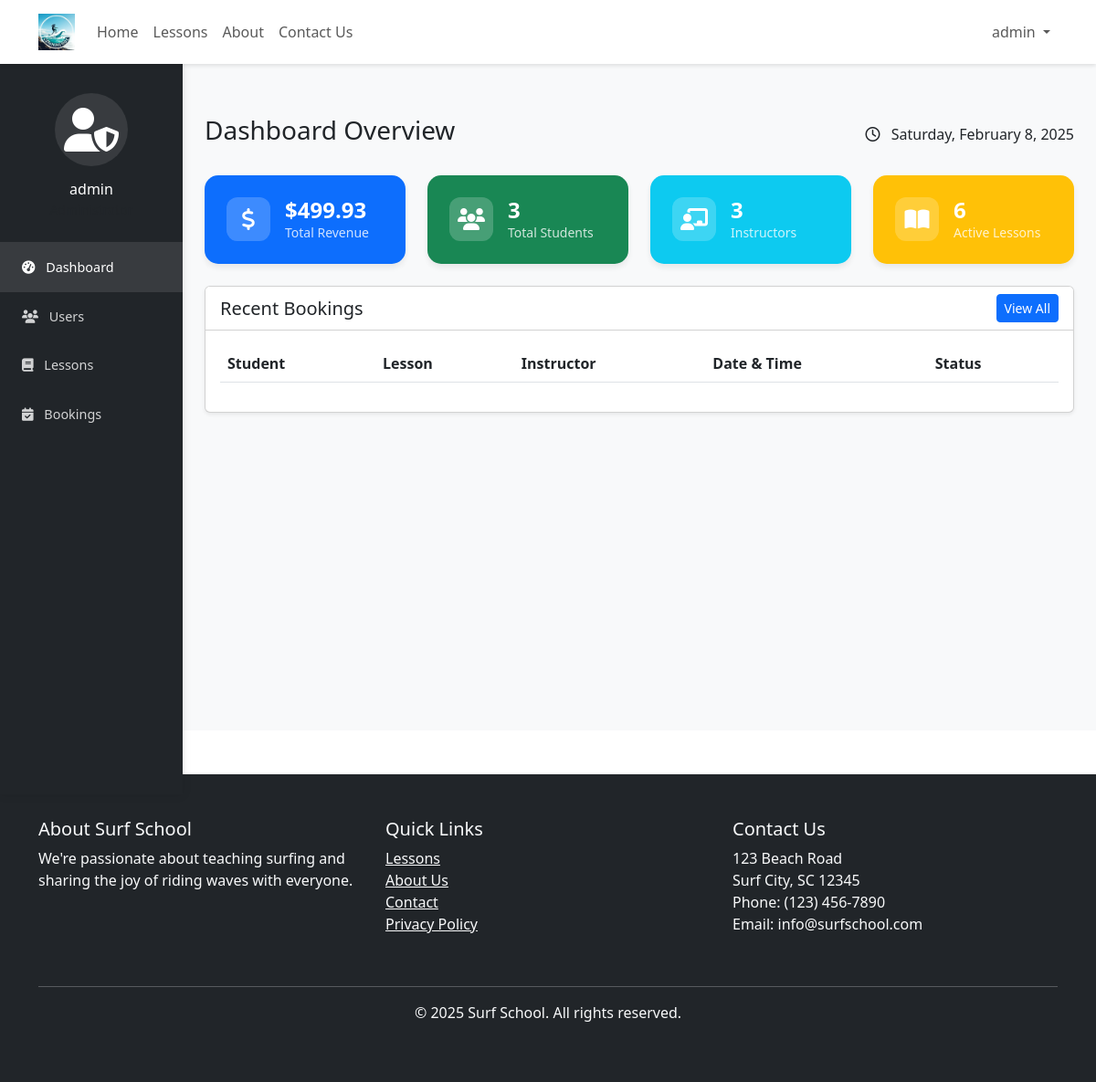
/admin/dashboard.php (signed in), run on an earlier commit of the app's database.
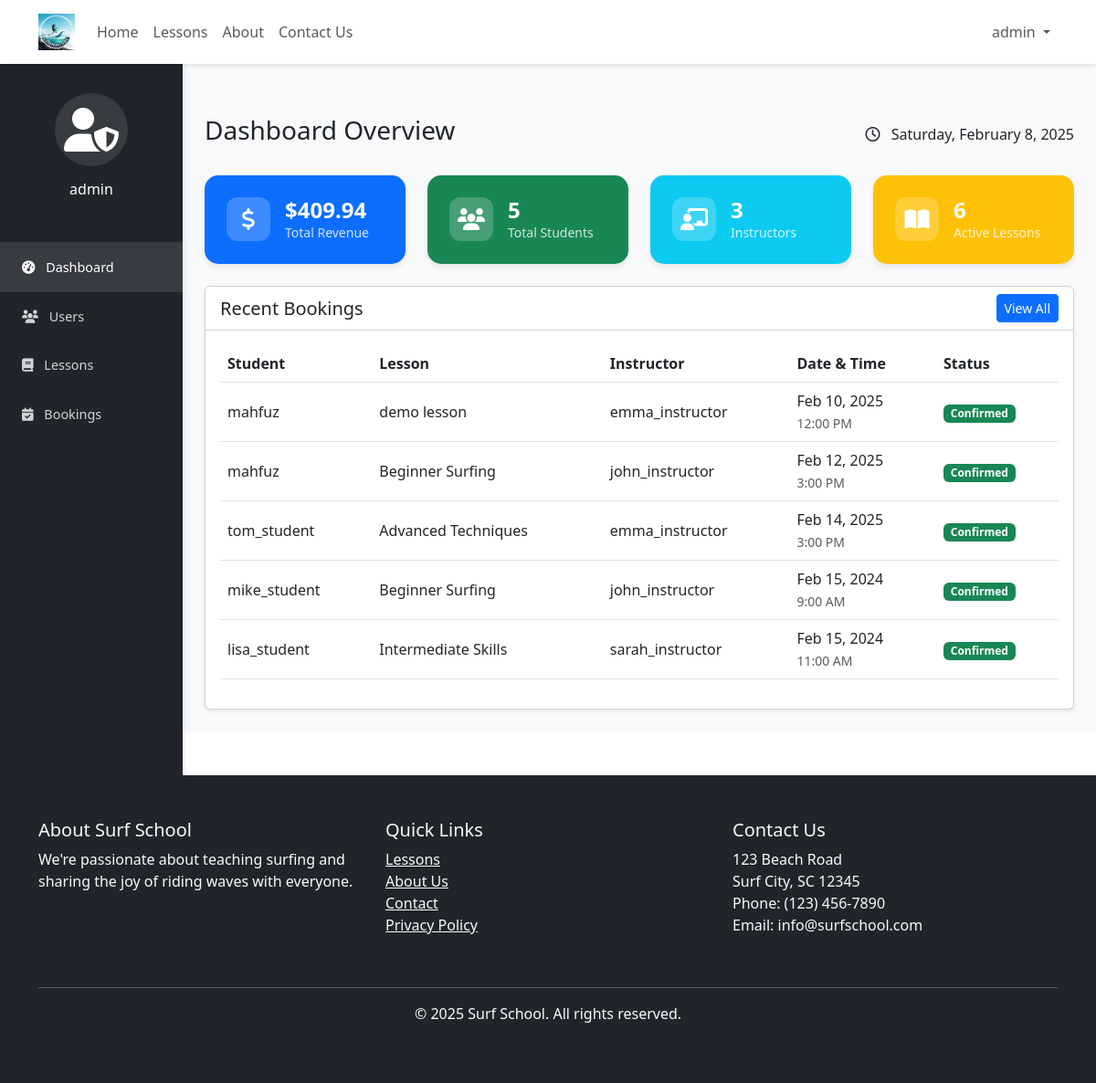
And on a later commit of the database.
### tables this page shows
CREATE TABLE IF NOT EXISTS `bookings` (
  `id` int NOT NULL AUTO_INCREMENT,
  `user_id` int NOT NULL,
  `lesson_id` int NOT NULL,
  `booking_date` date NOT NULL,
  `booking_time` time NOT NULL,
  `created_at` timestamp NULL DEFAULT CURRENT_TIMESTAMP,
  `status` enum('pending','confirmed','cancelled') DEFAULT 'confirmed',
  PRIMARY KEY (`id`),
  KEY `user_id` (`user_id`),
  KEY `lesson_id` (`lesson_id`),
  KEY `booking_date_index` (`booking_date`),
  CONSTRAINT `bookings_ibfk_1` FOREIGN KEY (`user_id`) REFERENCES `users` (`id`) ON DELETE RESTRICT,
  CONSTRAINT `bookings_ibfk_2` FOREIGN KEY (`lesson_id`) REFERENCES `lessons` (`id`) ON DELETE RESTRICT
);

CREATE TABLE IF NOT EXISTS `users` (
  `id` int NOT NULL AUTO_INCREMENT,
  `username` varchar(50) NOT NULL,
  `password` varchar(255) NOT NULL,
  `email` varchar(100) NOT NULL,
  `user_type` enum('admin','instructor','student') NOT NULL,
  `profile_image` varchar(255) DEFAULT NULL,
  `profile_description` text,
  `created_at` timestamp NULL DEFAULT CURRENT_TIMESTAMP,
  PRIMARY KEY (`id`),
  UNIQUE KEY `username` (`username`),
  KEY `email_index` (`email`)
);

CREATE TABLE IF NOT EXISTS `lessons` (
  `id` int NOT NULL AUTO_INCREMENT,
  `title` varchar(255) NOT NULL,
  `description` text NOT NULL,
  `price` decimal(10,2) NOT NULL,
  `instructor_id` int NOT NULL,
  `level` varchar(50) NOT NULL DEFAULT 'Beginner',
  `duration` int NOT NULL DEFAULT '60',
  `max_students` int NOT NULL DEFAULT '5',
  `lesson_image` varchar(255) DEFAULT NULL,
  `is_active` tinyint(1) DEFAULT '1',
  `created_at` timestamp NULL DEFAULT CURRENT_TIMESTAMP,
  PRIMARY KEY (`id`),
  KEY `instructor_id` (`instructor_id`),
  CONSTRAINT `lessons_ibfk_1` FOREIGN KEY (`instructor_id`) REFERENCES `users` (`id`) ON DELETE RESTRICT
);

### admin/dashboard.php (the view, shortened to what the changed rows need)
<?php
require_once '../config/database.php';
$stmt = $pdo->query("
    SELECT user_type, COUNT(*) as count
    FROM users
    GROUP BY user_type
");
$user_stats = $stmt->fetchAll(PDO::FETCH_KEY_PAIR);
$stmt = $pdo->query("
    SELECT b.*, u.username, l.title as lesson_title, i.username as instructor_name
    FROM bookings b
    JOIN users u ON b.user_id = u.id
    JOIN lessons l ON b.lesson_id = l.id
    JOIN users i ON l.instructor_id = i.id
    ORDER BY b.created_at DESC
    LIMIT 5
");
$recent_bookings = $stmt->fetchAll();
$stmt = $pdo->query("
    SELECT
        SUM(l.price) as total_revenue,
        COUNT(DISTINCT b.id) as total_bookings,
        COUNT(DISTINCT b.user_id) as unique_students
    FROM bookings b
    JOIN lessons l ON b.lesson_id = l.id
");
$stats = $stmt->fetch();
include '../includes/header.php';
?>
<div class="admin-dashboard">
    <div class="container-fluid">
        <div class="row">
            <div class="col-lg-10 main-content">
                <div class="container-fluid py-4">
                    <div class="d-flex justify-content-between align-items-center mb-4">
                        <h1 class="h3">Dashboard Overview</h1>
                    </div>
                    <div class="row g-4 mb-4">
                        <div class="col-md-3">
                            <div class="stat-card bg-primary">
                                <div class="stat-card-inner">
                                    <div class="stat-details">
                                        <h3>$<?php echo number_format($stats['total_revenue'] ?? 0, 2); ?></h3>
                                        <p>Total Revenue</p>
                                    </div>
                                </div>
                            </div>
                        </div>
                        <div class="col-md-3">
                            <div class="stat-card bg-success">
                                <div class="stat-card-inner">
                                    <div class="stat-details">
                                        <h3><?php echo $user_stats['student'] ?? 0; ?></h3>
                                        <p>Total Students</p>
                                    </div>
                                </div>
                            </div>
                        </div>
                    </div>
                    <div class="card shadow-sm">
                        <div class="card-body">
                            <div class="table-responsive">
                                <table class="table table-hover align-middle">
                                    <thead>
                                        <tr>
                                            <th>Student</th>
                                            <th>Lesson</th>
                                            <th>Instructor</th>
                                            <th>Date & Time</th>
                                            <th>Status</th>
                                        </tr>
                                    </thead>
                                    <tbody>
                                        <?php foreach ($recent_bookings as $booking): ?>
                                            <tr>
                                                <td><?php echo htmlspecialchars($booking['username']); ?></td>
                                                <td><?php echo htmlspecialchars($booking['lesson_title']); ?></td>
                                                <td><?php echo htmlspecialchars($booking['instructor_name']); ?></td>
                                                <td>
                                                    <?php
                                                    echo date('M j, Y', strtotime($booking['booking_date'])) . '<br>';
                                                    echo '<small class="text-muted">' .
                                                         date('g:i A', strtotime($booking['booking_time'])) .
                                                         '</small>';
                                                    ?>
                                                </td>
                                                <td>
                                                    <span class="badge bg-success">Confirmed</span>
                                                </td>
                                            </tr>
                                        <?php endforeach; ?>
                                    </tbody>
                                </table>
                            </div>
                        </div>
                    </div>
                </div>
            </div>
        </div>
    </div>
</div>
<?php include '../includes/footer.php'; ?>

What changed in the data, as far as the page shows it:
added bookings: user.username "mahfuz", lesson.title "demo lesson", users.username "emma_instructor", booking_date "Feb 10, 2025", booking_time "12:00 PM"
now on this page (row edited): bookings: user.username "mahfuz", lesson.title "Beginner Surfing", users.username "john_instructor", booking_date "Feb 12, 2025", booking_time "3:00 PM"
now on this page (row edited): bookings: user.username "tom_student", lesson.title "Advanced Techniques", users.username "emma_instructor", booking_date "Feb 14, 2025", booking_time "3:00 PM"
now on this page (row edited): bookings: user.username "mike_student", lesson.title "Beginner Surfing", users.username "john_instructor", booking_date "Feb 15, 2024", booking_time "9:00 AM"
now on this page (row edited): bookings: user.username "lisa_student", lesson.title "Intermediate Skills", users.username "sarah_instructor", booking_date "Feb 15, 2024", booking_time "11:00 AM"
Also different on the page:
$stats['total_revenue']: "499.93" → "409.94"
$user_stats['student']: "3" → "5"
